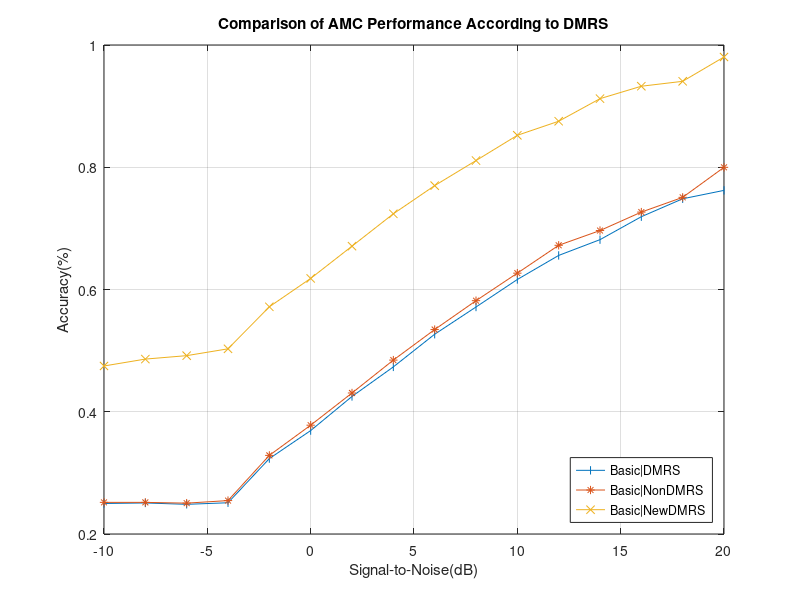
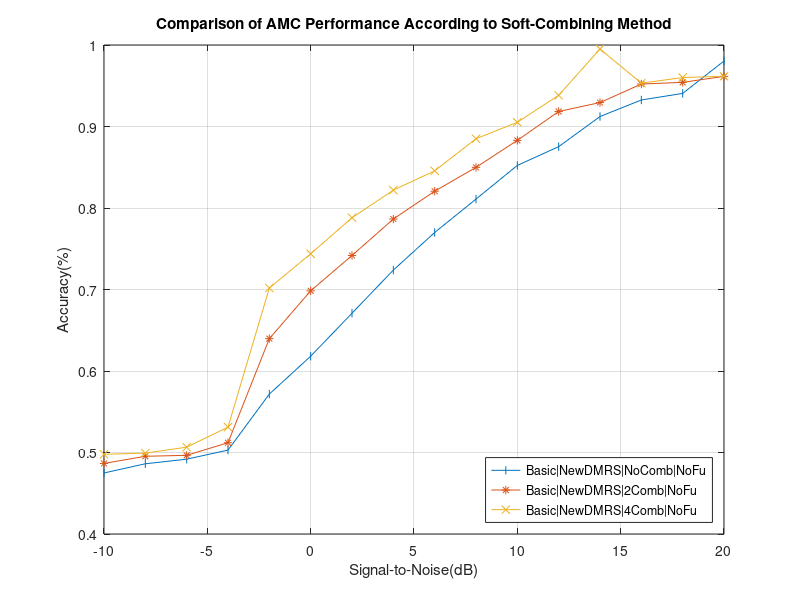
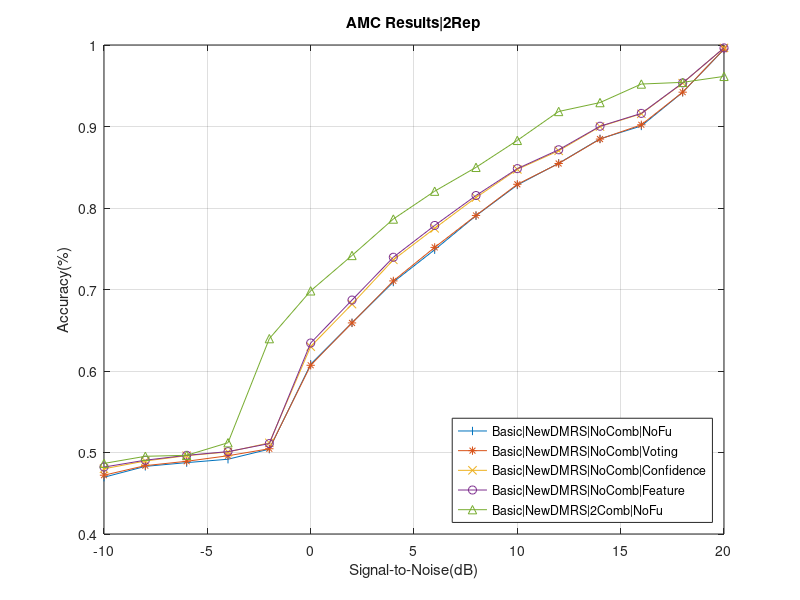
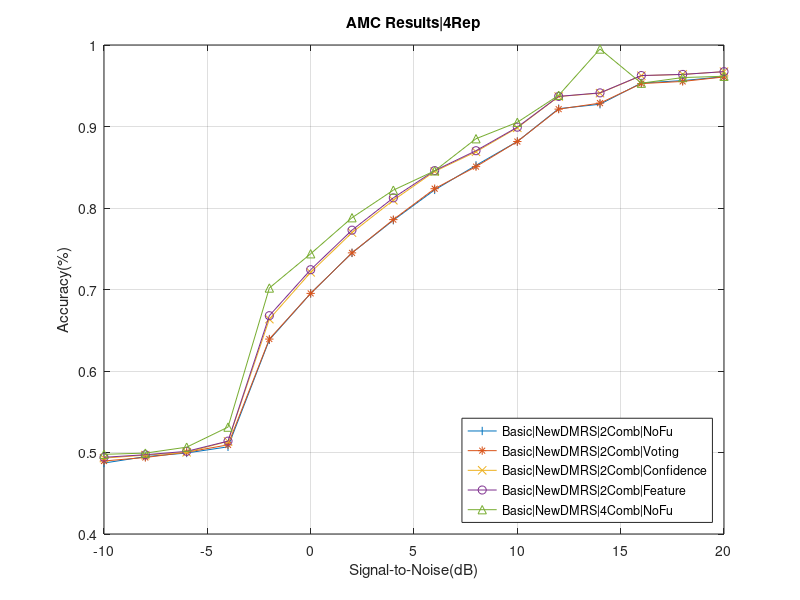

Recreate these plots in MATLAB, in order.
clc; clear; close all;

snr = -10:2:20;

%%
trainingProcessingTimeBasicDMRS = [1277.745266800000	1272.234218500000	1272.082119100000	1272.273906400000	1272.118176900000	1275.811235800000	1273.651776000000	1274.283880800000	1280.837317600000	1277.895255400000	1274.222073500000	1274.531660900000	1273.100794100000	1274.851832600000	1.285059556800000e+03	1302.684784200000];
testingProcessingTimeBasicDMRS = [6.69513470000000	6.57033710000000	6.59157110000000	6.47498290000000	6.50362230000000	6.52343620000000	6.50948090000000	6.57901800000000 7.04976750000000	7.11577700000000	7.00878480000000	7.13025830000000	7.09232690000000	7.03970180000000	7.07260570000000	7.05224630000000];
accBasicDMRS = [0.249908333333333	0.250775000000000	0.248541666666667	0.251125000000000	0.323366666666667	0.369200000000000	0.425016666666667	0.473375000000000 0.526816666666667	0.571366666666667	0.616391666666667	0.655741666666667	0.681541666666667	0.719083333333333	0.748425000000000	0.762166666666667];

trainingProceccingTimeBasicNonDMRS = [1239.80208460000	1239.60642630000	1240.60785410000	1242.59578700000	1240.41522220000	1240.17965310000	1240.81185320000	1243.04612470000	1240.73843140000	1242.41659580000    1239.80208460000	1239.60642630000	1240.60785410000	1242.59578700000	1240.41522220000	1240.17965310000	1240.81185320000	1243.04612470000	1240.73843140000	1242.41659580000];
tesingProcessingTimeBasicNonDMRS = [7.75717580000000	6.93877170000000	6.75836030000000	6.75326790000000	6.78473060000000	6.75723800000000	6.88895380000000	6.86200770000000	6.78617390000000	6.74051010000000	6.81985450000000	6.78864860000000	6.75947440000000	6.71387110000000	6.80551520000000	6.91224120000000];
accBasicNonDMRS = [0.251750000000000	0.251741666666667	0.250483333333333	0.254675000000000	0.328616666666667	0.378025000000000	0.430683333333333	0.484500000000000	0.534458333333333	0.581700000000000	0.626750000000000	0.672325000000000	0.696450000000000	0.726650000000000	0.750758333333333	0.799883333333333];

trainingProceccingTimeBasicNewDMRS = [1311.04305760000	1286.85145810000	1285.19737930000	1285.08121830000	1287.52585830000	1286.71554240000	1286.55711590000	1286.72008720000   1341.20531960000   1308.72285160000   1311.11121920000   1308.41875280000   1310.14686930000   1313.72460880000   1326.01881850000   1326.76486080000];
tesingProcessingTimeBasicNewDMRS = [8.10148710000000	7.04040410000000	6.59593650000000	6.57417570000000	6.64093960000000	6.45884880000000	6.48271890000000	6.52518300000000	6.55413550000000	6.49008870000000	6.48645970000000	6.52755630000000	6.46464290000000	6.50867280000000	6.49158470000000	6.56739590000000];
accBasicNewDMRS = [0.474891666666667	0.486158333333333	0.491791666666667	0.502958333333333	0.571700000000000	0.618133333333333	0.670900000000000	0.723816666666667	0.769950000000000	0.810925000000000	0.852258333333333	0.875266666666667	0.912216666666667	0.932550000000000	0.940591666666667	0.980383333333333];

trainingProceccingTimeBasicNewDMRSAdd2 = [1274.532110000   1274.63433810000	  1275.16890110000	1276.64282810000	1275.96370380000	1274.73326590000	1272.77540830000	1275.72177700000	1340.42069910000	1283.00437560000	1283.49568230000	1344.15321460000	1342.09399160000	1342.55243250000	1342.75952850000	1342.62101860000];
tesingProcessingTimeBasicNewDMRSAdd2 = [8.10148710000000	7.04040410000000	6.59593650000000	6.57417570000000	6.64093960000000	6.45884880000000	6.48271890000000	6.52518300000000	6.55413550000000	6.49008870000000	6.48645970000000	6.52755630000000	6.46464290000000	6.50867280000000	6.49158470000000	6.56739590000000];
accBasicNewDMRSAdd2 = [0.486600000000000	0.495350000000000	0.496550000000000	0.512000000000000	0.639700000000000	0.698350000000000	0.741750000000000	0.786450000000000	0.820625000000000	0.849875000000000	0.882975000000000	0.918425000000000	0.929350000000000	0.952100000000000	0.954175000000000	0.961500000000000];

trainingProceccingTimeBasicNewDMRSAdd4 = [1279.31341260000	1304.10524190000	1279.69586370000	1279.15768880000	1277.83386140000	1279.83723670000	1279.06470970000	1304.79171560000	1305.13806850000	1307.09414030000 1313.57257750000	1296.80334050000	1333.39357950000 1335.04140730000   1316.71554880000   1314.43605460000];
tesingProcessingTimeBasicNewDMRSAdd4 = [8.10148710000000	7.04040410000000	6.59593650000000	6.57417570000000	6.64093960000000	6.45884880000000	6.48271890000000	6.52518300000000	6.55413550000000	6.49008870000000	6.48645970000000	6.52755630000000	6.46464290000000	6.50867280000000	6.49158470000000	6.56739590000000];
accBasicNewDMRSAdd4 = [0.497775000000000   0.499250000000000   0.506550000000000   0.531150000000000   0.701825000000000   0.743850000000000   0.788075000000000   0.821900000000000   0.845600000000000   0.885000000000000   0.905150000000000   0.938300000000000   0.995075000000000   0.953150000000000   0.960050000000000   0.961650000000000];

% Comparison of AMC Performance According to DMRS
figure;
plot(snr, accBasicDMRS, '-|'); hold on; grid on;
plot(snr, accBasicNonDMRS, '-*'); hold on;
plot(snr ,accBasicNewDMRS, "-x"); hold on;
title("Comparison of AMC Performance According to DMRS")
legend("Basic|DMRS", "Basic|NonDMRS", "Basic|NewDMRS", 'Location', 'southeast')
xlabel("Signal-to-Noise(dB)")
ylabel("Accuracy(%)")

% Comparison of AMC Performance According to Soft-Combining Method
figure;
plot(snr, accBasicNewDMRS, '-|'); hold on; grid on;
plot(snr, accBasicNewDMRSAdd2, '-*'); hold on;
plot(snr ,accBasicNewDMRSAdd4, "-x"); hold on;
title("Comparison of AMC Performance According to Soft-Combining Method")
legend("Basic|NewDMRS|NoComb|NoFu", "Basic|NewDMRS|2Comb|NoFu", "Basic|NewDMRS|4Comb|NoFu", 'Location', 'southeast')
xlabel("Signal-to-Noise(dB)")
ylabel("Accuracy(%)")

%% 2Rep
accBasicNewDMRS_2Rep_NoComb_NoFu = [0.469650000000000	0.483000000000000	0.487575000000000	0.491750000000000	0.504125000000000	0.608300000000000	0.659175000000000	0.709150000000000	0.748800000000000	0.790550000000000	0.828225000000000	0.854825000000000	0.884875000000000	0.900675000000000	0.942000000000000	0.994575000000000];
accBasicNewDMRS_2Rep_NoComb_voting = [0.472137500000000	0.483887500000000	0.489237500000000	0.496025000000000	0.504612500000000	0.607025000000000	0.659000000000000	0.710537500000000	0.751650000000000	0.790862500000000	0.829087500000000	0.854600000000000	0.884562500000000	0.902112500000000	0.942125000000000	0.994862500000000];
accBasicNewDMRS_2Rep_NoComb_confidence = [0.480025000000000	0.489575000000000	0.496075000000000	0.500650000000000	0.511825000000000	0.629975000000000	0.682050000000000	0.736400000000000	0.775025000000000	0.812850000000000	0.847400000000000	0.870175000000000	0.899875000000000	0.915600000000000	0.953175000000000	0.996425000000000];
accBasicNewDMRS_2Rep_NoComb_feature = [0.482125000000000	0.490575000000000	0.496525000000000	0.501075000000000	0.510950000000000	0.634350000000000	0.687025000000000	0.739550000000000	0.778575000000000	0.815325000000000	0.848300000000000	0.871450000000000	0.900325000000000	0.916100000000000	0.953475000000000	0.996450000000000];

accBasicNewDMRS_2Rep_2Comb_NoFu = [0.486600000000000	0.495350000000000	0.496550000000000	0.512000000000000	0.639700000000000	0.698350000000000	0.741750000000000	0.786450000000000	0.820625000000000	0.849875000000000	0.882975000000000	0.918425000000000	0.929350000000000	0.952100000000000	0.954175000000000	0.961500000000000];

% Performance Comparison between Soft-Combining and Fusion Method
figure;
plot(snr, accBasicNewDMRS_2Rep_NoComb_NoFu, '-|'); hold on; grid on;
plot(snr, accBasicNewDMRS_2Rep_NoComb_voting, '-*'); hold on;
plot(snr ,accBasicNewDMRS_2Rep_NoComb_confidence, "-x"); hold on;
plot(snr ,accBasicNewDMRS_2Rep_NoComb_feature, "-o"); hold on;
plot(snr ,accBasicNewDMRS_2Rep_2Comb_NoFu, "-^"); hold on;
title("AMC Results|2Rep")
legend("Basic|NewDMRS|NoComb|NoFu", "Basic|NewDMRS|NoComb|Voting", "Basic|NewDMRS|NoComb|Confidence", "Basic|NewDMRS|NoComb|Feature", "Basic|NewDMRS|2Comb|NoFu", 'Location', 'southeast')
xlabel("Signal-to-Noise(dB)")
ylabel("Accuracy(%)")

%% 4Rep
accBasicNewDMRS_4Rep_NoComb_NoFu = [0.473525000000000   0.485550000000000   0.490150000000000   0.494475000000000   0.504375000000000   0.605475000000000   0.660400000000000   0.713475000000000   0.751950000000000   0.788950000000000   0.829025000000000   0.853400000000000   0.884350000000000   0.899850000000000   0.944125000000000   0.994650000000000];
accBasicNewDMRS_4Rep_NoComb_voting = [0.471062500000000   0.481881250000000   0.491025000000000   0.495106250000000   0.504081250000000   0.607593750000000   0.660500000000000   0.712531250000000   0.753875000000000   0.790737500000000   0.828600000000000   0.853875000000000   0.882618750000000   0.900243750000000   0.943150000000000   0.994681250000000];
accBasicNewDMRS_4Rep_NoComb_confidence = [0.489000000000000   0.492725000000000   0.496050000000000   0.502175000000000   0.513450000000000   0.653800000000000   0.709450000000000   0.762225000000000   0.797800000000000   0.831475000000000   0.864775000000000   0.883425000000000   0.910700000000000   0.923200000000000   0.961475000000000   0.997650000000000];
accBasicNewDMRS_4Rep_NoComb_feature = [0.485875000000000   0.490625000000000   0.495800000000000   0.500425000000000   0.511450000000000   0.656025000000000   0.713025000000000   0.768250000000000   0.799800000000000   0.833875000000000   0.865625000000000   0.884550000000000   0.912875000000000   0.923350000000000   0.962125000000000   0.997750000000000];

accBasicNewDMRS_4Rep_2Comb_NoFu = [0.487050000000000   0.494925000000000   0.499400000000000   0.506975000000000   0.638250000000000   0.695225000000000   0.744925000000000   0.785000000000000   0.822225000000000   0.852300000000000   0.881550000000000   0.921900000000000   0.927325000000000   0.953350000000000   0.956325000000000   0.961125000000000];
accBasicNewDMRS_4Rep_2Comb_voting = [0.489600000000000   0.493887500000000   0.500325000000000   0.509375000000000   0.639175000000000   0.695225000000000   0.744950000000000   0.785762500000000   0.823700000000000   0.850750000000000   0.881562500000000   0.921312500000000   0.928675000000000   0.952650000000000   0.955300000000000   0.960800000000000];
accBasicNewDMRS_4Rep_2Comb_confidence = [0.493100000000000   0.496750000000000   0.500250000000000   0.513650000000000   0.663625000000000   0.721025000000000   0.769800000000000   0.809525000000000   0.844850000000000   0.868975000000000   0.898425000000000   0.936825000000000   0.940925000000000   0.962375000000000   0.963875000000000   0.967275000000000];
accBasicNewDMRS_4Rep_2Comb_feature = [0.494125000000000   0.497250000000000   0.501425000000000   0.513950000000000   0.667875000000000   0.724300000000000   0.772800000000000   0.812450000000000   0.845875000000000   0.870300000000000   0.899175000000000   0.936925000000000   0.941275000000000   0.962525000000000   0.963925000000000   0.967300000000000];

accBasicNewDMRS_4Rep_4Comb_NoFu = [0.497775000000000   0.499250000000000   0.506550000000000   0.531150000000000   0.701825000000000   0.743850000000000   0.788075000000000   0.821900000000000   0.845600000000000   0.885000000000000   0.905150000000000   0.938300000000000   0.995075000000000   0.953150000000000   0.960050000000000   0.961650000000000];

figure;
plot(snr, accBasicNewDMRS_4Rep_2Comb_NoFu, '-|'); hold on; grid on;
plot(snr, accBasicNewDMRS_4Rep_2Comb_voting, '-*'); hold on;
plot(snr ,accBasicNewDMRS_4Rep_2Comb_confidence, "-x"); hold on;
plot(snr ,accBasicNewDMRS_4Rep_2Comb_feature, "-o"); hold on;
plot(snr ,accBasicNewDMRS_4Rep_4Comb_NoFu, "-^"); hold on;
title("AMC Results|4Rep")
legend("Basic|NewDMRS|2Comb|NoFu", "Basic|NewDMRS|2Comb|Voting", "Basic|NewDMRS|2Comb|Confidence", "Basic|NewDMRS|2Comb|Feature", "Basic|NewDMRS|4Comb|NoFu", 'Location', 'southeast')
xlabel("Signal-to-Noise(dB)")
ylabel("Accuracy(%)")

%% 8Rep
accBasicNewDMRS_8Rep_NoComb_NoFu = [0.471550000000000	0.483400000000000	0.490925000000000	0.492775000000000	0.504350000000000	0.607075000000000	0.662825000000000	0.711200000000000	0.757000000000000	0.790700000000000	0.829175000000000	0.853400000000000	0.883050000000000	0.901375000000000	0.943350000000000	0.994575000000000];
accBasicNewDMRS_8Rep_NoComb_voting = [0.472812500000000	0.483165625000000	0.489625000000000	0.495346875000000	0.504893750000000	0.608256250000000	0.661287500000000	0.712000000000000	0.754546875000000	0.791121875000000	0.828331250000000	0.854181250000000	0.882956250000000	0.901868750000000	0.942428125000000	0.995028125000000];
accBasicNewDMRS_8Rep_NoComb_confidence = [0.495700000000000	0.493875000000000	0.494350000000000	0.500275000000000	0.517725000000000	0.676800000000000	0.730450000000000	0.782225000000000	0.816350000000000	0.843550000000000	0.870050000000000	0.891125000000000	0.917550000000000	0.928600000000000	0.963575000000000	0.998425000000000];
accBasicNewDMRS_8Rep_NoComb_feature = [0.490100000000000	0.491675000000000	0.495250000000000	0.500625000000000	0.513175000000000	0.676050000000000	0.733225000000000	0.786000000000000	0.816025000000000	0.846050000000000	0.871150000000000	0.891975000000000	0.918525000000000	0.929600000000000	0.964475000000000	0.998450000000000];

accBasicNewDMRS_8Rep_2Comb_NoFu = [0.488175000000000	0.492325000000000	0.497800000000000	0.499875000000000	0.638075000000000	0.686900000000000	0.732450000000000	0.776350000000000	0.815550000000000	0.849875000000000	0.873150000000000	0.890900000000000	0.913175000000000	0.920225000000000	0.934700000000000	0.947225000000000];
accBasicNewDMRS_8Rep_2Comb_voting = [0.488175000000000	0.492325000000000	0.497800000000000	0.499875000000000	0.638075000000000	0.686900000000000	0.732450000000000	0.776350000000000	0.815550000000000	0.849875000000000	0.873150000000000	0.890900000000000	0.913175000000000	0.920225000000000	0.934700000000000	0.947225000000000];
accBasicNewDMRS_8Rep_2Comb_confidence = [0.495200000000000	0.499650000000000	0.501875000000000	0.501000000000000	0.688500000000000	0.736700000000000	0.779650000000000	0.818150000000000	0.850500000000000	0.881475000000000	0.900475000000000	0.915525000000000	0.933525000000000	0.938625000000000	0.946650000000000	0.958175000000000];
accBasicNewDMRS_8Rep_2Comb_feature = [0.493000000000000	0.498625000000000	0.500975000000000	0.501250000000000	0.694150000000000	0.740275000000000	0.783400000000000	0.820425000000000	0.853275000000000	0.882800000000000	0.902675000000000	0.916475000000000	0.934100000000000	0.939025000000000	0.947375000000000	0.958225000000000];

accBasicNewDMRS_8Rep_4Comb_NoFu = [0.496275000000000   0.497225000000000   0.609350000000000   0.660275000000000   0.711375000000000   0.757625000000000   0.794875000000000   0.822975000000000   0.852475000000000   0.889875000000000   0.908075000000000   0.923275000000000   0.924100000000000   0.949050000000000   0.952600000000000   0.954550000000000];
accBasicNewDMRS_8Rep_4Comb_voting = [0.495387500000000   0.500025000000000   0.608862500000000   0.660662500000000   0.712762500000000   0.756850000000000   0.792662500000000   0.821300000000000   0.852887500000000   0.890387500000000   0.908700000000000   0.923325000000000   0.924075000000000   0.949475000000000   0.952925000000000   0.953612500000000];
accBasicNewDMRS_8Rep_4Comb_confidence = [0.497825000000000   0.502350000000000   0.632875000000000   0.686325000000000   0.737750000000000   0.778975000000000   0.812025000000000   0.841800000000000   0.868800000000000   0.906200000000000   0.922250000000000   0.935900000000000   0.932275000000000   0.956300000000000   0.958950000000000   0.957650000000000];
accBasicNewDMRS_8Rep_4Comb_feature = [0.499075000000000   0.501925000000000   0.635325000000000   0.691150000000000   0.741400000000000   0.782825000000000   0.814725000000000   0.843175000000000   0.869400000000000   0.907150000000000   0.922900000000000   0.936125000000000   0.932375000000000   0.956500000000000   0.958900000000000   0.957725000000000];

figure;
plot(snr, accBasicNewDMRS_8Rep_NoComb_NoFu, '-|'); hold on; grid on;
plot(snr, accBasicNewDMRS_8Rep_NoComb_voting, '-*'); hold on;
plot(snr ,accBasicNewDMRS_8Rep_NoComb_confidence, "-x"); hold on;
plot(snr ,accBasicNewDMRS_8Rep_NoComb_feature, "-o"); hold on;
plot(snr ,accBasicNewDMRS_8Rep_2Comb_NoFu, "-^"); hold on;
title("AMC Results|8Rep")
legend("Basic|NewDMRS|NoComb|NoFu", "Basic|NewDMRS|NoComb|Voting", "Basic|NewDMRS|NoComb|Confidence", "Basic|NewDMRS|NoComb|Feature", "Basic|NewDMRS|2Comb|NoFu", 'Location', 'southeast')
xlabel("Signal-to-Noise(dB)")
ylabel("Accuracy(%)")

figure;
plot(snr, accBasicNewDMRS_8Rep_2Comb_NoFu, '-|'); hold on; grid on;
plot(snr, accBasicNewDMRS_8Rep_2Comb_voting, '-*'); hold on;
plot(snr ,accBasicNewDMRS_8Rep_2Comb_confidence, "-x"); hold on;
plot(snr ,accBasicNewDMRS_8Rep_2Comb_feature, "-o"); hold on;
plot(snr ,accBasicNewDMRS_8Rep_4Comb_NoFu, "-^"); hold on;
title("AMC Results|8Rep")
legend("Basic|NewDMRS|2Comb|NoFu", "Basic|NewDMRS|2Comb|Voting", "Basic|NewDMRS|2Comb|Confidence", "Basic|NewDMRS|2Comb|Feature", "Basic|NewDMRS|4Comb|NoFu", 'Location', 'southeast')
xlabel("Signal-to-Noise(dB)")
ylabel("Accuracy(%)")

figure;
plot(snr, accBasicNewDMRS_8Rep_4Comb_NoFu, '-|'); hold on; grid on;
plot(snr, accBasicNewDMRS_8Rep_4Comb_voting, '-*'); hold on;
plot(snr ,accBasicNewDMRS_8Rep_4Comb_confidence, "-x"); hold on;
plot(snr ,accBasicNewDMRS_8Rep_4Comb_feature, "-o"); hold on;
title("AMC Results|8Rep")
legend("Basic|NewDMRS|4Comb|NoFu", "Basic|NewDMRS|4Comb|Voting", "Basic|NewDMRS|4Comb|Confidence", "Basic|NewDMRS|4Comb|Feature", 'Location', 'southeast')
xlabel("Signal-to-Noise(dB)")
ylabel("Accuracy(%)")
% 
% % Performance comparison based on Aggregation Level
% figure;
% plot(snr, accBasicNewDMRS_2Rep_NoComb_feature, '-|'); hold on; grid on;
% plot(snr, accBasicNewDMRS_4Rep_NoComb_feature, '-*'); hold on; grid on;
% plot(snr, accBasicNewDMRS_8Rep_NoComb_feature, '-x'); hold on; grid on;
% title("AMC Results|Aggregation Level 2 4 8")
% legend("Basic|NewDMRS|NoComb|NoFu|Rep2", "Basic|NewDMRS|NoComb|NoFu|Rep4", "Basic|NewDMRS|NoComb|NoFu|Rep8", 'Location', 'southeast')
% xlabel("Signal-to-Noise(dB)")
% ylabel("Accuracy(%)")
